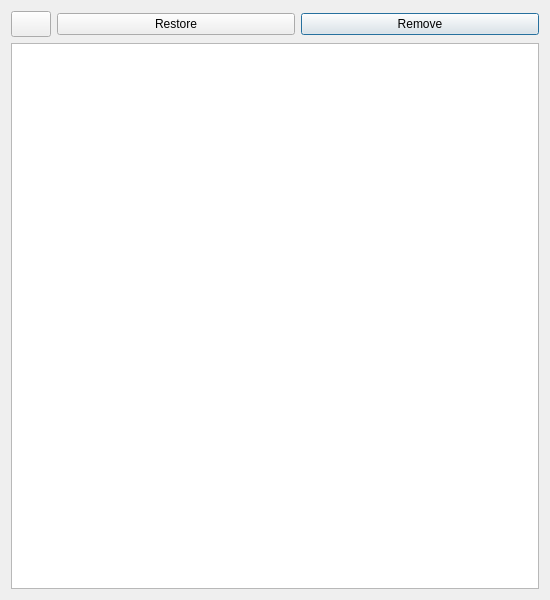
<?xml version="1.0" encoding="UTF-8"?>
<ui version="4.0">
 <class>TrashModule</class>
 <widget class="QDialog" name="TrashModule">
  <property name="geometry">
   <rect>
    <x>0</x>
    <y>0</y>
    <width>550</width>
    <height>600</height>
   </rect>
  </property>
  <property name="minimumSize">
   <size>
    <width>550</width>
    <height>600</height>
   </size>
  </property>
  <property name="windowTitle">
   <string>Dialog</string>
  </property>
  <layout class="QGridLayout" name="gridLayout">
   <item row="0" column="2">
    <widget class="QPushButton" name="removingButton">
     <property name="text">
      <string>Remove</string>
     </property>
    </widget>
   </item>
   <item row="0" column="1">
    <widget class="QPushButton" name="restoringButton">
     <property name="text">
      <string>Restore</string>
     </property>
    </widget>
   </item>
   <item row="0" column="0">
    <widget class="QPushButton" name="aboveButton">
     <property name="sizePolicy">
      <sizepolicy hsizetype="Fixed" vsizetype="Fixed">
       <horstretch>0</horstretch>
       <verstretch>0</verstretch>
      </sizepolicy>
     </property>
     <property name="minimumSize">
      <size>
       <width>40</width>
       <height>26</height>
      </size>
     </property>
     <property name="maximumSize">
      <size>
       <width>40</width>
       <height>26</height>
      </size>
     </property>
     <property name="text">
      <string/>
     </property>
     <property name="icon">
      <iconset resource="../../../resources/resources.qrc">
       <normaloff>:/fileSystemIcons/fileSystemIcons/arrow.png</normaloff>:/fileSystemIcons/fileSystemIcons/arrow.png</iconset>
     </property>
     <property name="iconSize">
      <size>
       <width>38</width>
       <height>24</height>
      </size>
     </property>
    </widget>
   </item>
   <item row="1" column="0" colspan="3">
    <widget class="QTableView" name="tableView"/>
   </item>
  </layout>
 </widget>
 <resources>
  <include location="../../../resources/resources.qrc"/>
  <include location="../../../resources/resources.qrc"/>
 </resources>
 <connections/>
</ui>
